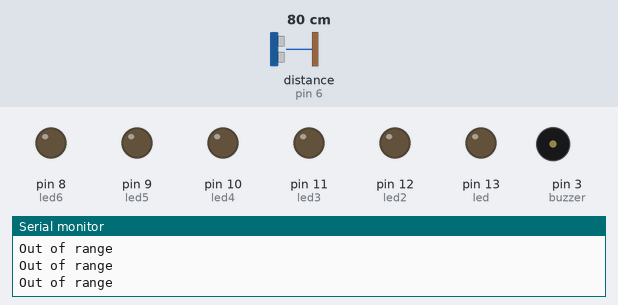
The sketch below on a simulated Arduino Uno, built with avr-gcc and run on an emulated ATmega328P. On the bench: output pins drawn as LEDs (lit = HIGH), buzzer (waves = sounding), the last lines printed to the serial monitor. Wiring (inferred from the names in the program): ultrasonic range finder: trigger pin 7; echo pin 6. The inputs (shaded band) are chosen by the test bench; at power-on: distance to the obstacle (sensor on pin 6) 80 cm. The echo pulse lasts 58.3 µs per cm; pins used as bus, display or sensor lines are not drawn.

Above: at 1.3 s.
1.4 s: distance to the obstacle (sensor on pin 6) set to 33 cm
2.9 s: distance to the obstacle (sensor on pin 6) set to 30 cm
At 3.32 s:
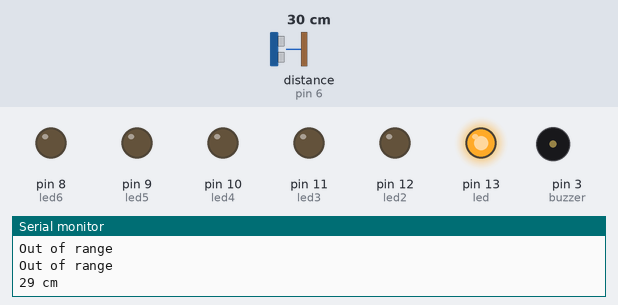
5.9 s: distance to the obstacle (sensor on pin 6) set to 23 cm
At 6.39 s:
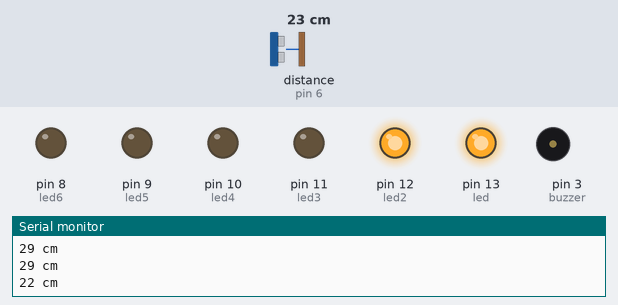
8.9 s: distance to the obstacle (sensor on pin 6) set to 19 cm
At 9.2 s:
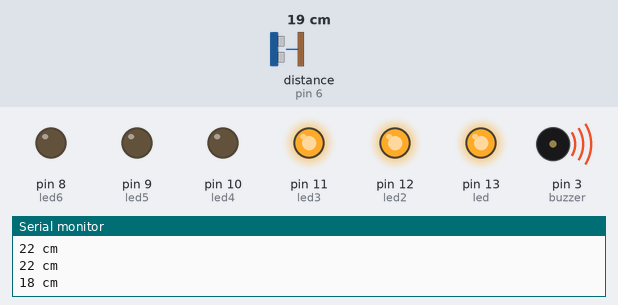
11.9 s: distance to the obstacle (sensor on pin 6) set to 2 cm
At 12.5 s:
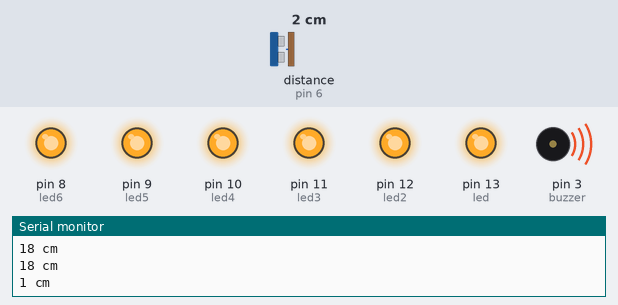
13.5 s: distance to the obstacle (sensor on pin 6) set to 9 cm
At 13.9 s:
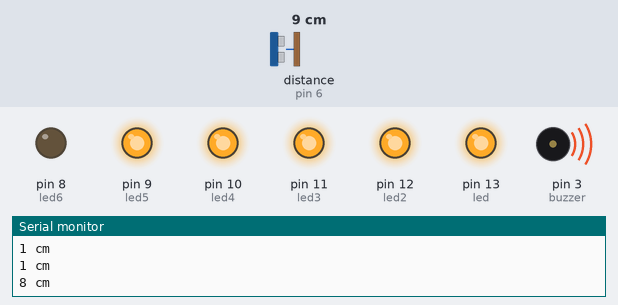
Timing chart, 0 to 16.5 s (numbered marks = the images above; inputs shaded):
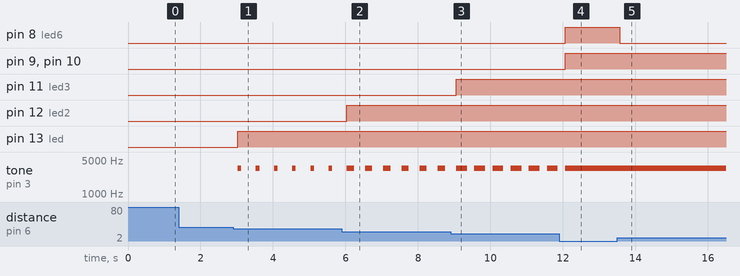

The sketch:

_source_code__EL2142_Car_Parking_Sensor_18214049_18214050.ino
```cpp
#define trigPin 7 //sensor ultrasonik
#define echoPin 6 //sensor ultrasonik
#define led 13 //led hijau
#define led2 12 //led hijau
#define led3 11 //led kuning
#define led4 10 //led kuning
#define led5 9 //led merah
#define led6 8 //led merah
#define buzzer 3 //buzzer

int sound = 250;


void setup() {
  /* SET UP PIN SEBAGAI OUTPUT */

  Serial.begin (9600);
  pinMode(trigPin, OUTPUT);
  pinMode(echoPin, INPUT);
  pinMode(led, OUTPUT);
  pinMode(led2, OUTPUT);
  pinMode(led3, OUTPUT);
  pinMode(led4, OUTPUT);
  pinMode(led5, OUTPUT);
  pinMode(led6, OUTPUT);
  pinMode(buzzer, OUTPUT);

}

void loop() {
  /* set up untuk sensor ultrasonik */
  long duration, distance;
  digitalWrite(trigPin, LOW);
  delayMicroseconds(2);
  digitalWrite(trigPin, HIGH);
  delayMicroseconds(10);
  digitalWrite(trigPin, LOW);
  duration = pulseIn(echoPin, HIGH);
  distance = (duration/2) / 29.1; //jarak dalam cm

/* Pengaturan lampu LED dan durasi buzzer sesuai jarak */
  if (distance <= 30) {
    digitalWrite(led, HIGH);
    sound = 100;
}
  else {
    digitalWrite(led,LOW);

  }
  if (distance < 25) {
      digitalWrite(led2, HIGH);
      sound = 200;
}
  else {
      digitalWrite(led2, LOW);
  }
  if (distance < 20) {
      digitalWrite(led3, HIGH);
      sound = 300;
}
  else {
    digitalWrite(led3, LOW);
  }
  if (distance < 15) {
    digitalWrite(led4, HIGH);
    sound = 400;
}
  else {
    digitalWrite(led4,LOW);
  }
  if (distance < 10) {
    digitalWrite(led5, HIGH);
    sound = 500;
}
  else {
    digitalWrite(led5,LOW);
  }
  if (distance < 5) {
    digitalWrite(led6, HIGH);
    sound = 600;
}
  else {
    digitalWrite(led6,LOW);
  }

  if (distance > 30 || distance <= 0){
    Serial.println("Out of range"); //output pada serial monitor
    noTone(buzzer); //buzzer tidak bunyi
  }
  else {
    Serial.print(distance);
    Serial.println(" cm");
    tone(buzzer, 200000, sound);
    //tone(buzzer, sound);
    }

  delay(500);
}
```

Measured:
- the behaviour switches between 32 and 31 cm on distance to the obstacle (sensor on pin 6) (found by bisection; images 0 and 1)
- the behaviour switches between 26 and 25 cm on distance to the obstacle (sensor on pin 6) (found by bisection; images 1 and 2)
- the behaviour switches between 21 and 20 cm on distance to the obstacle (sensor on pin 6) (found by bisection; images 2 and 3)
- after the input at 2.9 s, pin 13 (led): LOW → HIGH after 0.13 s; tone on pin 3 (buzzer): alternates 3392 Hz for 0.10 s and silent for 0.40 s, starting after 0.13 s
- after the input at 5.9 s, pin 12 (led2): LOW → HIGH after 0.14 s
- after the input at 8.9 s, pin 11 (led3): LOW → HIGH after 0.15 s
- after the input at 11.9 s, pin 8 (led6), pin 9 (led5), pin 10 (led4): LOW → HIGH after 0.16 s; tone on pin 3 (buzzer): goes on until 12.1 s, then stays 3392 Hz
- after the input at 13.5 s, pin 8 (led6): HIGH → LOW after 0.07 s
